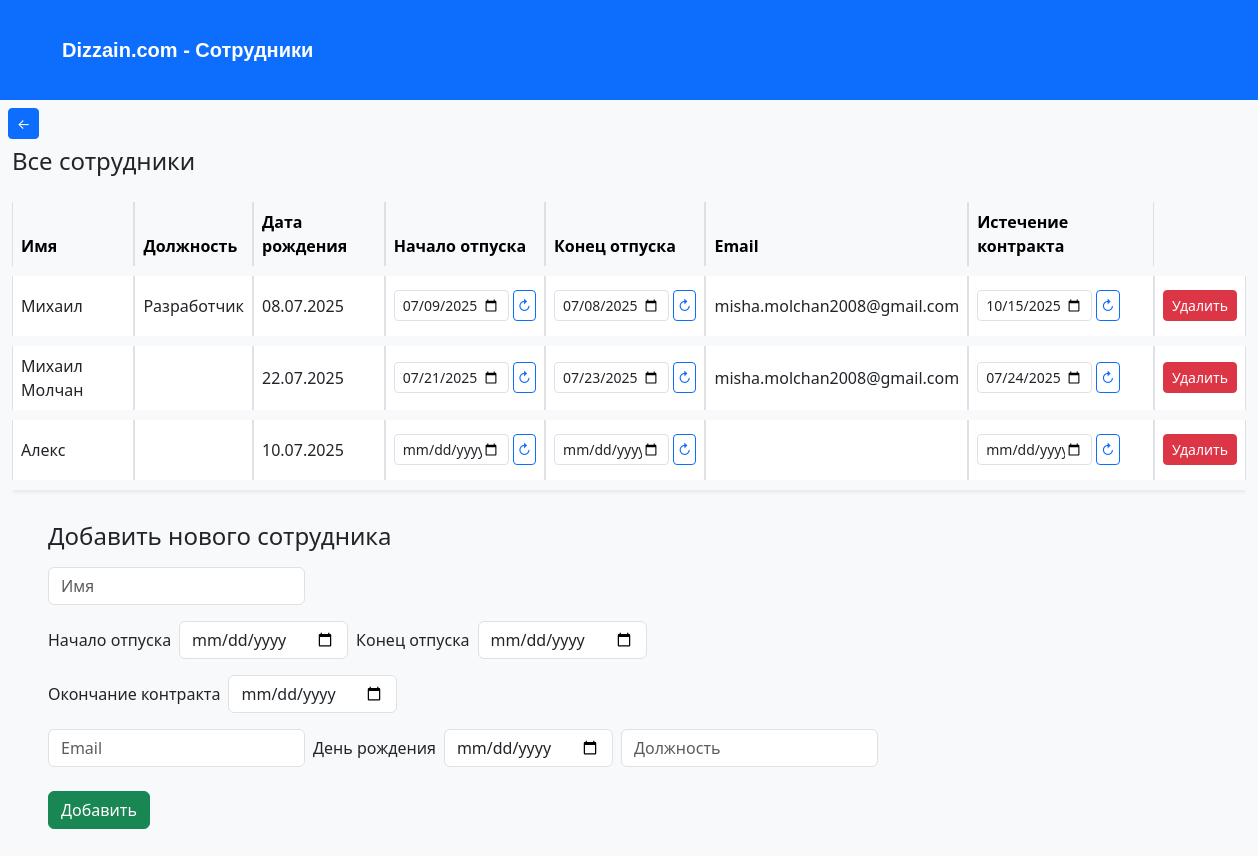
The page /edit on the database as committed earlier.
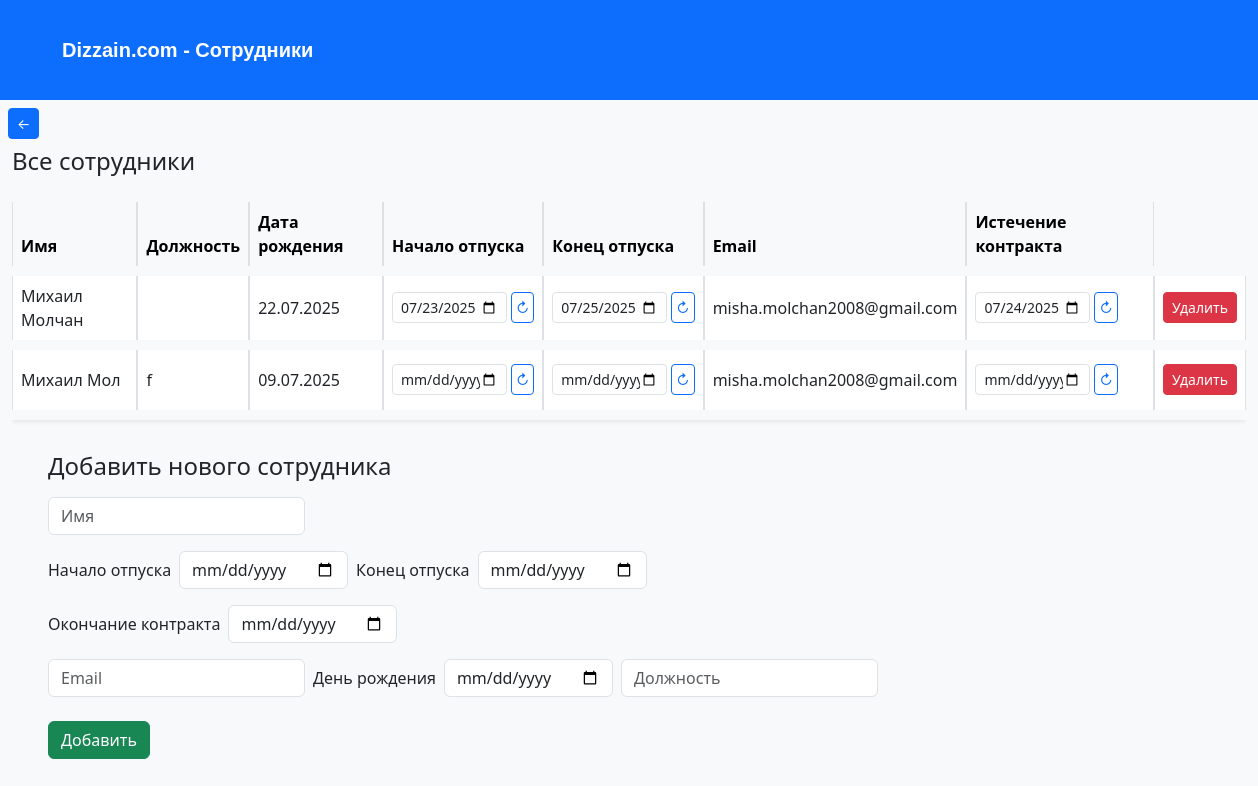
The same page on the database as committed later.
### main.py (models this page shows)
class Employee4(db.Model):
    id: Mapped[int] = mapped_column(Integer, primary_key=True, autoincrement=True)
    name: Mapped[str] = mapped_column(String(250), unique=True, nullable=False)
    position: Mapped[str] = mapped_column(String(250), nullable=True)
    birthday: Mapped[dt.date] = mapped_column(Date, nullable=True)
    vacation_start: Mapped[dt.date] = mapped_column(Date, nullable=True)
    vacation_end: Mapped[dt.date] = mapped_column(Date, nullable=True)
    email: Mapped[str] = mapped_column(String(250), nullable=True)
    contract: Mapped[dt.date] = mapped_column(Date, nullable=True)

### main.py (the view, shortened to what this page needs)
@app.route('/edit', methods=["GET", "POST"])
def edit():
    delete_expired_vacation()
    form = AddEmployeeForm()
    return render_template('edit.html', form=form, employees=get_employees())

### main.py
class AddEmployeeForm(FlaskForm):
    name = StringField('Имя', validators=[DataRequired()])
    position = StringField('Должность', validators=[DataRequired()])
    birthday = DateField('Дата рождения', validators=[DataRequired()])
    vacation_start = DateField('Начало отпуска', validators=[Optional()])
    vacation_end = DateField('Конец отпуска', validators=[Optional()])
    email = StringField('Email', validators=[DataRequired()])
    contract = DateField('Истечение контракта', validators=[Optional()])
    submit = SubmitField('Добавить', validators=[Optional()])

### main.py (called while the page is built)
def get_employees() -> tuple[object]:
    with app.app_context():
        employees = Employee4.query.all()
    return employees

def delete_expired_vacation() -> None:
    employees = get_employees()
    for employee in employees:
        if employee.vacation_start and employee.vacation_end:
            if find_timedelta(employee.vacation_end) < 0:
                with app.app_context():
                    employee1 = db.session.get(Employee4, int(employee.id))
                    employee1.vacation_start = None
                    employee1.vacation_end = None
                    db.session.commit()

### templates/edit.html (shortened to what the changed rows need)
<!DOCTYPE html>
<html lang="ru">
<head>
  <link href="https://cdn.jsdelivr.net/npm/bootstrap@5.3.0/dist/css/bootstrap.min.css" rel="stylesheet">
</head>
<body>
  <div class="container mt-1" style="max-width: 100%;">
    <div class="table-responsive" style="overflow-x: auto;">
      <table class="table align-middle shadow-sm table-bordered w-100" style="border-collapse: separate; border-spacing: 0 10px;">
        <thead class="table-light">
          <tr>
            <th>Имя</th>
            <th>Должность</th>
            <th>Дата рождения</th>
            <th>Начало отпуска</th>
            <th>Конец отпуска</th>
            <th>Email</th>
            <th>Истечение контракта</th>
          </tr>
        </thead>
        <tbody>
          {% for employee in employees %}
          <tr class="bg-white" style="height: 60px;">
            <td>{{ employee.name }}</td>
            <td>{{ employee.position }}</td>
            <td>{{ employee.birthday.strftime('%d.%m.%Y') if employee.birthday else '' }}</td>
            <td>
              <form method="POST" action="/update_vacation_start" class="d-inline-flex align-items-center gap-1">
                <input type="date" name="vacation_start" value="{{ employee.vacation_start }}" class="form-control form-control-sm" style="width: 115px;">
                <button type="submit" class="btn btn-outline-primary btn-sm px-1 py-1">↻</button>
              </form>
            </td>
            <td>
              <form method="POST" action="/update_vacation_end" class="d-inline-flex align-items-center gap-1">
                <input type="date" name="vacation_end" value="{{ employee.vacation_end }}" class="form-control form-control-sm" style="width: 115px;">
                <button type="submit" class="btn btn-outline-primary btn-sm px-1 py-1">↻</button>
              </form>
            </td>
            <td>{{ employee.email }}</td>
            <td>
              <form method="POST" action="/update_contract" class="d-inline-flex align-items-center gap-1">
                <input type="date" name="contract" value="{{ employee.contract }}" class="form-control form-control-sm" style="width: 115px;">
                <button type="submit" class="btn btn-outline-primary btn-sm px-1 py-1">↻</button>
              </form>
            </td>
            <td>
              <form method="POST" action="{{ url_for('delete_employee', id=employee.id) }}" style="display:inline;">
                <button type="submit" class="btn btn-danger btn-sm" onclick="return confirm('Удалить сотрудника {{ employee.name }}?')">Удалить</button>
              </form>
            </td>
          </tr>
          {% endfor %}
        </tbody>
      </table>
    </div>
  </div>
</body>
</html>

Rows that differ between the two databases and show on the page:
removed Employee4: name "Михаил", position "Разработчик", birthday "08.07.2025", vacation_start "07/09/2025", vacation_end "07/08/2025", email "misha.molchan2008@gmail.com", contract "10/15/2025"
removed Employee4: name "Алекс", birthday "10.07.2025"
changed Employee4 "Михаил Молчан": vacation_start "07/21/2025" → "07/23/2025"; vacation_end "07/23/2025" → "07/25/2025"
added Employee4: name "Михаил Мол", position "f", birthday "09.07.2025", email "misha.molchan2008@gmail.com"
